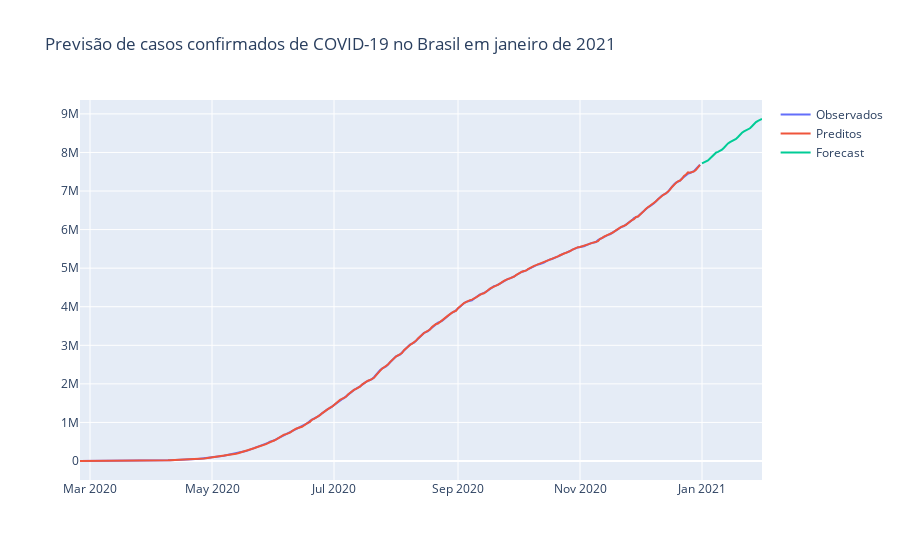

Here is the notebook cell this chart was saved with:
### Code cell
fig = go.Figure(go.Scatter(
  x=brazil_2020_total_cases.index, y=brazil_2020_total_cases, name='Observados'
))
fig.add_trace(go.Scatter(
  x=brazil_2020_total_cases.index, y=model.predict_in_sample(), name='Preditos'
))
fig.add_trace(go.Scatter(
  x=pd.date_range('2021-01-01', '2021-02-01'), y=model.predict(31), name='Forecast'
))
fig.update_layout(title='Previsão para casos confirmados de COVID-19 no Brasil em janeiro de 2021')

fig.show()

### Figure 1 — Plotly figure (JSON) as saved in the notebook; plotly's stock layout.template omitted (floating-point values rounded to 4 significant figures; data arrays with more than 128 entries replaced by an {"elided": "..."} marker saying what was removed)
{"data": [{"name": "Observados", "type": "scatter", "x": {"elided": "311 str values"}, "y": {"elided": "311 int values"}}, {"name": "Preditos", "type": "scatter", "x": {"elided": "311 str values"}, "y": {"elided": "311 float values"}}, {"name": "Forecast", "type": "scatter", "x": ["2021-01-01T00:00:00", "2021-01-02T00:00:00", "2021-01-03T00:00:00", "2021-01-04T00:00:00", "2021-01-05T00:00:00", "2021-01-06T00:00:00", "2021-01-07T00:00:00", "2021-01-08T00:00:00", "2021-01-09T00:00:00", "2021-01-10T00:00:00", "2021-01-11T00:00:00", "2021-01-12T00:00:00", "2021-01-13T00:00:00", "2021-01-14T00:00:00", "2021-01-15T00:00:00", "2021-01-16T00:00:00", "2021-01-17T00:00:00", "2021-01-18T00:00:00", "2021-01-19T00:00:00", "2021-01-20T00:00:00", "2021-01-21T00:00:00", "2021-01-22T00:00:00", "2021-01-23T00:00:00", "2021-01-24T00:00:00", "2021-01-25T00:00:00", "2021-01-26T00:00:00", "2021-01-27T00:00:00", "2021-01-28T00:00:00", "2021-01-29T00:00:00", "2021-01-30T00:00:00", "2021-01-31T00:00:00", "2021-02-01T00:00:00"], "y": [7719000.0, 7741000.0, 7760000.0, 7794000.0, 7845000.0, 7904000.0, 7957000.0, 7994000.0, 8016000.0, 8037000.0, 8072000.0, 8123000.0, 8182000.0, 8234000.0, 8270000.0, 8292000.0, 8314000.0, 8349000.0, 8401000.0, 8459000.0, 8510000.0, 8545000.0, 8568000.0, 8591000.0, 8627000.0, 8679000.0, 8737000.0, 8787000.0, 8821000.0, 8844000.0, 8868000.0]}], "layout": {"title": {"text": "Previsão de casos confirmados de COVID-19 no Brasil em janeiro de 2021"}}}
